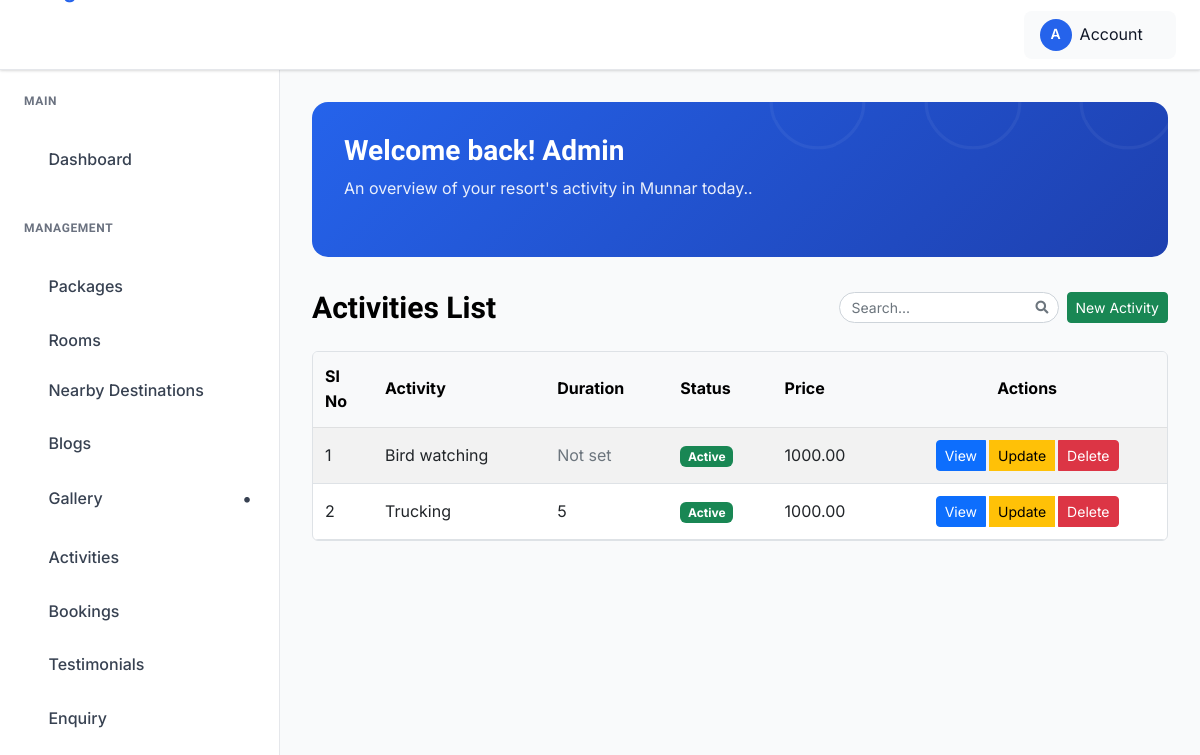
/activities/ (signed in), run on an earlier commit of the app's database.
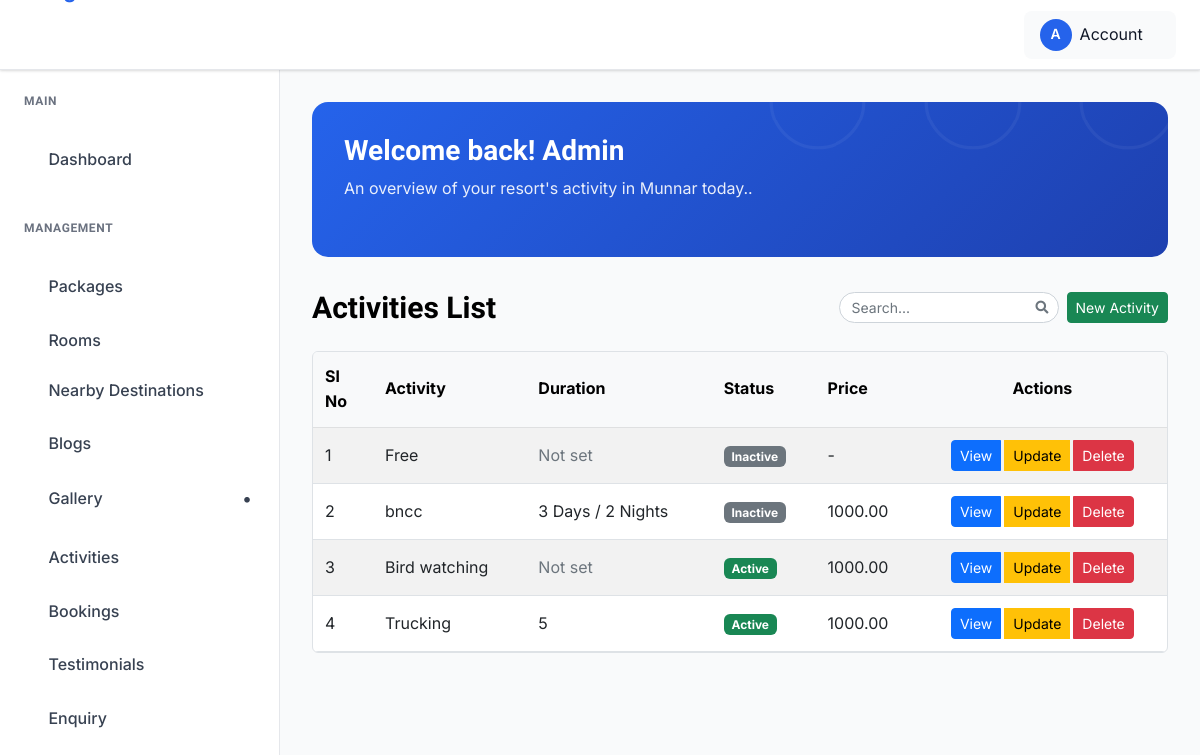
And on a later commit of the database.
### ambadyestate_app/models.py (models this page shows, shortened)
class OptimizedImageModel(models.Model):
    image_fields = []  # override in child models
    class Meta:
        abstract = True

class Activity(OptimizedImageModel):
    STATUS_CHOICES = [
        ("active", "Active"),
        ("inactive", "Inactive"),
    ]
    slug = models.SlugField(max_length=170, unique=True, blank=True)
    name = models.CharField(max_length=200, help_text="Activity name")
    description = models.TextField(help_text="Activity description")
    image = models.ImageField(upload_to="activities/", help_text="Main activity image")
    status = models.CharField(
        max_length=10, choices=STATUS_CHOICES, default="active"
    )
    duration = models.CharField(
        max_length=100, blank=True, help_text="e.g. '2 hours', 'Half day'"
    )
    price = models.DecimalField(
        max_digits=10, decimal_places=2, null=True, blank=True
    )
    location = models.CharField(max_length=200, blank=True)
    created_at = models.DateTimeField(auto_now_add=True)
    updated_at = models.DateTimeField(auto_now=True)
    image_fields = ["image"]
    class Meta:
        ordering = ["-created_at"]
        verbose_name = "Activity"
        verbose_name_plural = "Activities"

### ambadyestate_app/views.py (the view)
# urls.py: path("activities/", views.activity_list, name="activity_list"),
@login_required
def activity_list(request):
    activities = Activity.objects.all()
    paginator = Paginator(activities, 12)
    page_number = request.GET.get("page")
    page_obj = paginator.get_page(page_number)
    return render(
        request,
        "admin_pages/activity_list.html",
        {"activities": page_obj, "page_obj": page_obj},
    )

### templates/admin_pages/activity_list.html (shortened to what this page needs)
{% extends "admin_pages/base.html" %}
{% load static %}
{% block content %}
<div class="dashboard__form__wraper">
    <div class="create__course__title mb-4 d-flex flex-wrap justify-content-between align-items-center gap-2">
        <h4 class="mb-0">Activities List</h4>
        <div class="d-flex align-items-center gap-2 ms-auto">
            <div class="search-box">
                <input type="text" id="activitySearchInput" class="form-control form-control-sm" placeholder="Search...">
            </div>
        </div>
        <a href="{% url 'ambadyestate_app:activity_create' %}" class="btn btn-success btn-sm">New Activity</a>
    </div>
    <div class="custom-table-container">
        <table class="table table-striped table-hover align-middle">
            <thead class="table-light">
                <tr>
                    <th scope="col" width="60">Sl No</th>
                    <th scope="col">Activity</th>
                    <th scope="col">Duration</th>
                    <th scope="col">Status</th>
                    <th scope="col">Price</th>
                    <th scope="col" class="text-center">Actions</th>
                </tr>
            </thead>
            <tbody id="activities-table-body">
                {% for activity in activities %}
                <tr class="activity-row" data-id="{{ activity.id }}">
                    <td>{{ forloop.counter }}</td>
                    <td>{{ activity.name }}</td>
                    <td>
                        {% if activity.duration %}
                            {{ activity.duration }}
                        {% else %}
                            <span class="text-muted">Not set</span>
                        {% endif %}
                    </td>
                    <td>
                        {% if activity.status == "active" %}
                            <span class="badge bg-success">Active</span>
                        {% else %}
                            <span class="badge bg-secondary">Inactive</span>
                        {% endif %}
                    </td>
                    <td>{{ activity.price|default:"-" }}</td>
                    <td class="text-center">
                        <div class="btn-group" role="group">
                            <a href="{% url 'ambadyestate_app:activity_detail' activity.slug %}" class="btn btn-sm btn-primary me-1">
                                View
                            </a>
                            <a href="{% url 'ambadyestate_app:activity_update' activity.slug %}" class="btn btn-sm btn-warning me-1">
                                Update
                            </a>
                            <button type="button" class="btn btn-sm btn-danger" data-bs-toggle="modal" data-bs-target="#deleteActivityModal{{ activity.id }}">
                                Delete
                            </button>
                        </div>
                    </td>
                </tr>
                {% empty %}
                <tr>
                    <td colspan="6" class="text-center py-4 text-muted">No activities yet.</td>
                </tr>
                {% endfor %}
            </tbody>
        </table>
    </div>
</div>
{% endblock %}

### templates/admin_pages/base.html (shortened to what this page needs)
{% load static %}
<!doctype html>
<html class="no-js" lang="en">
<head>
    <link rel="stylesheet" href="https://cdnjs.cloudflare.com/ajax/libs/toastr.js/latest/toastr.min.css">
     <link href="https://cdnjs.cloudflare.com/ajax/libs/font-awesome/5.15.4/css/all.min.css" rel="stylesheet">
    <link rel="stylesheet" href="{% static 'admin-static/assets/css/bootstrap.min.css' %}">
    <link rel="stylesheet" href="{% static 'admin-static/assets/css/icofont.min.css' %}">
    <link rel="stylesheet" href="{% static 'admin-static/assets/css/style.css' %}">
</head>
<body>
    <header class="dashboard-header">
        <div class="header-left">
            <a href="/" class="logo">
    <img src="{% static 'ambadyestate-main/ambady-g.png' %}" alt="Logo" style="height:120px; width:auto;">
</a>
        </div>
        <div class="header-right">
           <div class="user-profile-dropdown">
    <div class="user-profile-toggle">
        <div class="user-avatar">A</div>
        <span>Account</span>
        <i class="icofont-simple-down"></i>
    </div>
</div>
        </div>
    </header>
    <aside class="dashboard-sidebar" id="dashboardSidebar">
        <div class="sidebar-content">
            <div class="sidebar-section">
                <h6 class="sidebar-title">Main</h6>
                <ul class="sidebar-menu">
                <li>
    <a href="{% url 'ambadyestate_app:dashboard' %}" class="{% if request.resolver_match.url_name == 'dashboard' %}active{% endif %}">
        <i class="icofont-dashboard"></i>
        Dashboard
    </a>
</li>
                </ul>
            </div>
            <div class="sidebar-section">
                <h6 class="sidebar-title">Management</h6>
                <ul class="sidebar-menu">
                    <li>
    <li>
    <a href="{% url 'ambadyestate_app:package_list' %}" class="{% if request.resolver_match.url_name == 'package_list' %}active{% endif %}">
    <i class="icofont-box"></i>
    Packages
</a>
</li>
    <a href="{% url 'ambadyestate_app:room_list' %}" class="{% if request.resolver_match.url_name == 'room_list' %}active{% endif %}">
        <i class="icofont-bed"></i>
        Rooms
    </a>
</li>
                  <li>
    <a href="{% url 'ambadyestate_app:nearby_destination_list' %}" class="{% if request.path == '/nearby-destinations/' %}active{% endif %}">
        <i class="icofont-map-pins"></i>
        Nearby Destinations
    </a>
</li>
                    <li>
    <a href="{% url 'ambadyestate_app:blog_list' %}" class="{% if request.resolver_match.url_name == 'blog_list' %}active{% endif %}">
    <i class="icofont-newspaper"></i>
    Blogs
</a>
</li>
<li class="has-dropdown">
    <a href="#">
        <i class="icofont-picture"></i>
        Gallery
    </a>
</li>
                     <li>
    <a href="{% url 'ambadyestate_app:activity_list' %}" class="{% if request.resolver_match.url_name == 'activity_list' %}active{% endif %}">
        <i class="icofont-tree"></i>
        Activities
    </a>
</li>
<li>
    <a href="{% url 'ambadyestate_app:reservation_list' %}" class="{% if request.path == '/reservations/' %}active{% endif %}">
        <i class="icofont-calendar"></i>
        Bookings
    </a>
</li>
                    <li>
    <a href="{% url 'ambadyestate_app:testimonial_list' %}" class="{% if request.resolver_match.url_name == 'testimonial_list' %}active{% endif %}">
    <i class="icofont-quote-left"></i>
    Testimonials
</a>
</li>
<li>
    <a href="{% url 'ambadyestate_app:enquiry_list' %}" class="{% if request.path == '/enquiries/' %}active{% endif %}">
        <i class="icofont-envelope"></i>
        Enquiry
    </a>
</li>
                </ul>
            </div>
        </div>
    </aside>
    <main class="dashboard-main">
        <div class="dashboard-content">
            <div class="dashboard-banner">
                <div class="banner-content">
                    <h1 class="banner-title">Welcome back! Admin</h1>
                    <p class="banner-subtitle">An overview of your resort's activity in Munnar today..</p>
                </div>
            </div>
            {% block content %}{% endblock %}
        </div>
    </main>
</body>
</html>

### templates/admin_pages/base.html (style rules this page uses)
.search-box { width: 220px; position: relative; transition: all 0.3s ease; }
.search-box input { width: 100%; border-radius: 20px; padding-left: 12px; padding-right: 32px; font-size: 14px; transition: all 0.2s ease; }
.search-box::after { content: "\f002"; font-family: "Font Awesome 5 Free"; font-weight: 900; position: absolute; right: 10px; top: 50%; transform: translateY(-50%); color: #6c757d; pointer-events: none; font-size: 13px; }

### templates/admin_pages/activity_list.html (style rules this page uses)
.custom-table-container { width: 100%; overflow-x: auto; -webkit-overflow-scrolling: touch; border: 1px solid #dee2e6; border-radius: 0.375rem; background: white; margin-bottom: 1rem; position: relative; }
.custom-table-container { overflow-y: hidden; }
.custom-table-container table { min-width: 600px; width: 100%; margin-bottom: 0; }
.activity-row { transition: all 0.3s ease; }
.custom-table-container .table th, .custom-table-container .table td { vertical-align: middle; padding: 0.75rem; }
.custom-table-container thead th { position: sticky; top: 0; background-color: #f8f9fa; z-index: 10; box-shadow: 0 1px 0 #dee2e6; }

What changed in the data, as far as the page shows it:
added Activity: name "Free", duration "Not set", status "Inactive", price "-"
added Activity: name "bncc", duration "3 Days / 2 Nights", status "Inactive", price "1000.00"
